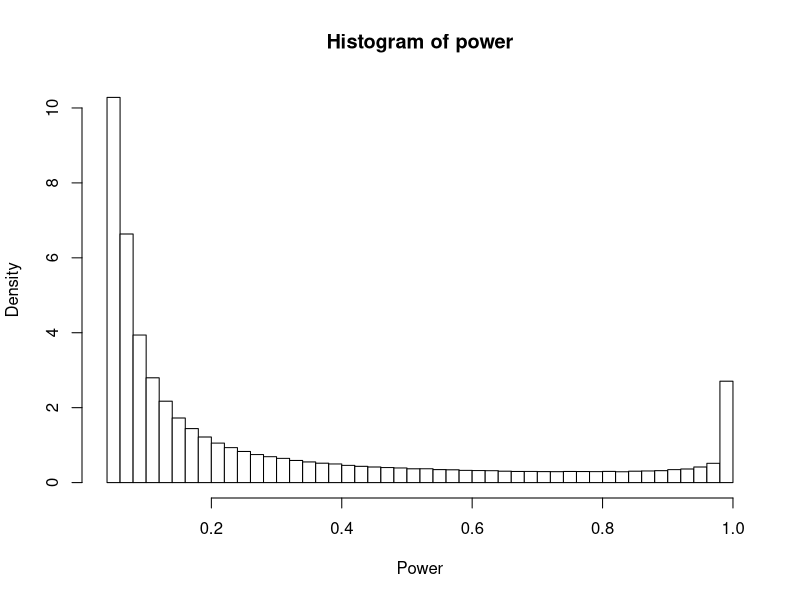
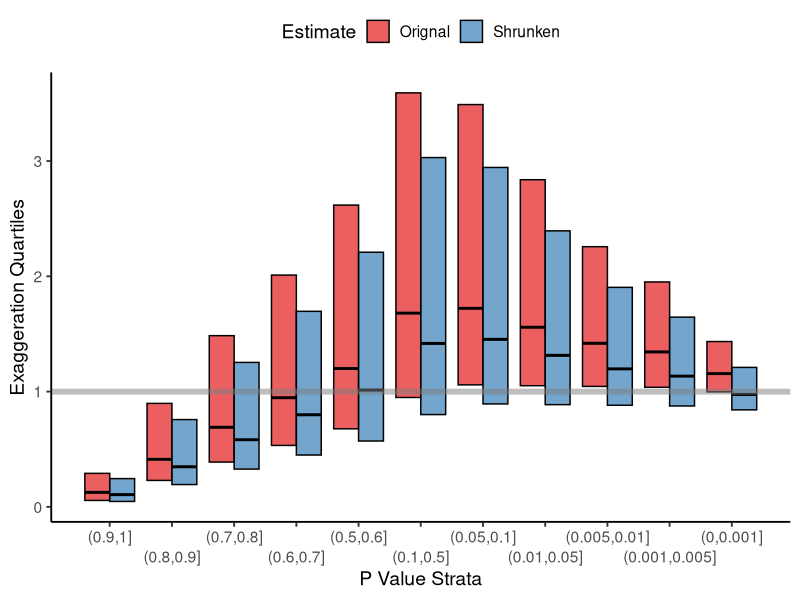
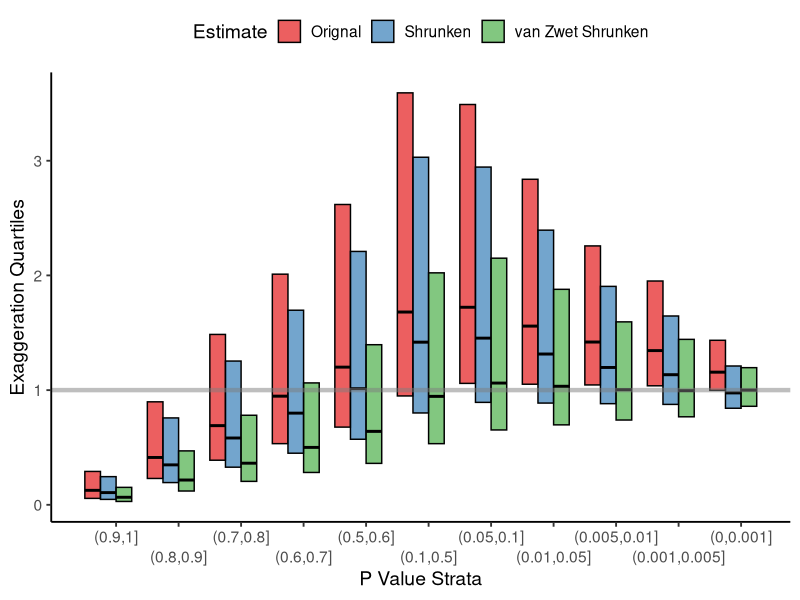

These figures' R source, in order:
## ---- chunk 1
#| code-fold: false
library(tidyverse)
rmix = function(n,p,m,s){
  d=rmultinom(n,1,p)
  rnorm(n,m%*%d,s%*%d)
}

# Standard deviation for the snr
s <- c(0.61, 1.42, 2.16, 5.64)
p <- c(0.32, 0.3, 0.3, 0.07)
m <- rep(0, 4)
n <- 1e6
snr <- rmix(n, p, m, s)
z <- rnorm(n, snr, 1)
## ---- chunk 2
#| code-fold: false
power <- pnorm(-1.96 - snr) + 1 - pnorm(1.96-snr)
hist(power, xlab = 'Power', breaks=40, col = 'white', probability = T)
## ---- chunk 3
#| code-fold: false

s_z <- c(1.17, 1.74, 2.38, 5.73)
s_weighted <- sqrt(weighted.mean(s_z^2, p))

new_snr <- rmix(n, p, m, s)
new_z <- rnorm(n, new_snr, 1)
shrunken_z <- new_z * 1.0 / (1/s_weighted^2 + 1)

new_exag <- abs(new_z/new_snr)
shrunken_exag <- abs(shrunken_z/new_snr)

## ---- chunk 4
p_values <- 2*pnorm(-abs(new_z))
p_strata <- cut(p_values, c(c(0, 0.001, 0.005, 0.01, 0.05, 0.1), seq(.5, 1, 0.1)))


df_sum <- tibble(
  p_strata = p_strata, 
  Orignal = new_exag,
  Shrunken = shrunken_exag
) %>% 
  pivot_longer(-p_strata, names_to = 'estimate', values_to = 'exag') %>% 
  group_by(p_strata, 
           estimate
           ) %>%
  summarise(
    q25 = quantile(exag, 0.25, na.rm = TRUE),
    q50 = quantile(exag, 0.50, na.rm = TRUE),
    q75 = quantile(exag, 0.75, na.rm = TRUE),
    mn = mean(exag)
  ) %>%
  mutate(strata_num = as.numeric(p_strata))

# Plot
dodge_width <- -0.2

ggplot(df_sum, aes(x = strata_num, fill = estimate)) +
  geom_rect(aes(
    xmin = strata_num - 0.2 + 
      ifelse(estimate == "Orignal", -dodge_width, dodge_width),
    xmax = strata_num + 0.2 + 
      ifelse(estimate == "Orignal", -dodge_width, dodge_width),
    ymin = q25, ymax = q75
  ), alpha = 0.7, color='black'
  ) +
  geom_segment(aes(
    x = strata_num - 0.2 + 
      ifelse(estimate == "Orignal", -dodge_width, dodge_width),
    xend = strata_num + 0.2 + 
      ifelse(estimate == "Orignal", -dodge_width, dodge_width),
    y = q50, yend = q50
  ),
  size = 1
  ) +
  geom_hline(yintercept = 1, color = "grey50", size = 2, alpha = 0.5) +
  scale_x_reverse(
    breaks = unique(df_sum$strata_num),
    labels = levels(p_strata),
    guide = guide_axis(n.dodge = 2)
  ) +
  labs(
    x = "P Value Strata",
    y = "Exaggeration Quartiles",
    fill='Estimate'
  ) +
  theme_classic(base_size = 14) +
  theme(legend.position = 'top') + 
  scale_fill_brewer(palette = "Set1")





## ---- chunk 5
z_hat <- map_dbl(new_z, ~{
  
  s2 <- s^2
  q <- p*dnorm(.x,0,sqrt(s2+1))
  q <- q/sum(q)
  m <- .x * s2 / (s2+1)
  sum(q * m)
})


zwet_shrunken_exag <- abs(z_hat / new_snr)

# Assign a numeric index per estimate for dodging
df_sum <- tibble(
  p_strata = p_strata, 
  Orignal = new_exag,
  Shrunken = shrunken_exag,
  `van Zwet Shrunken` = zwet_shrunken_exag
) %>% 
  pivot_longer(-p_strata, names_to = 'estimate', values_to = 'exag') %>% 
  group_by(p_strata, 
           estimate
           ) %>%
  summarise(
    q25 = quantile(exag, 0.25, na.rm = TRUE),
    q50 = quantile(exag, 0.50, na.rm = TRUE),
    q75 = quantile(exag, 0.75, na.rm = TRUE),
    mn = mean(exag)
  ) %>%
  mutate(strata_num = as.numeric(p_strata)) %>%
  group_by(p_strata) %>%
  mutate(est_index = as.numeric(factor(estimate, 
                                       levels = c("van Zwet Shrunken", "Shrunken", "Orignal")))) %>%
  ungroup()

bar_width <- 0.25

ggplot(df_sum, aes(x = strata_num, fill = estimate)) +
  # IQR rectangles
  geom_rect(aes(
    xmin = strata_num + (est_index - 2) * bar_width,
    xmax = strata_num + (est_index - 2) * bar_width + bar_width,
    ymin = q25, ymax = q75
  ),
  colour = "black", alpha = 0.7
  ) +
  # Median lines
  geom_segment(aes(
    x = strata_num + (est_index - 2) * bar_width,
    xend = strata_num + (est_index - 2) * bar_width + bar_width,
    y = q50, yend = q50
  ),
  size = 1, colour = "black"
  ) +
  geom_hline(yintercept = 1, color = "grey50", size = 1.5, alpha = 0.5) +
  scale_x_reverse(
    breaks = unique(df_sum$strata_num),
    labels = levels(p_strata),
    guide = guide_axis(n.dodge = 2)
  ) +
  labs(
    x = "P Value Strata",
    y = "Exaggeration Quartiles",
    fill = 'Estimate'
  ) +
  theme_classic(base_size = 14) +
  theme(legend.position = 'top') + 
  scale_fill_brewer(palette = "Set1")

